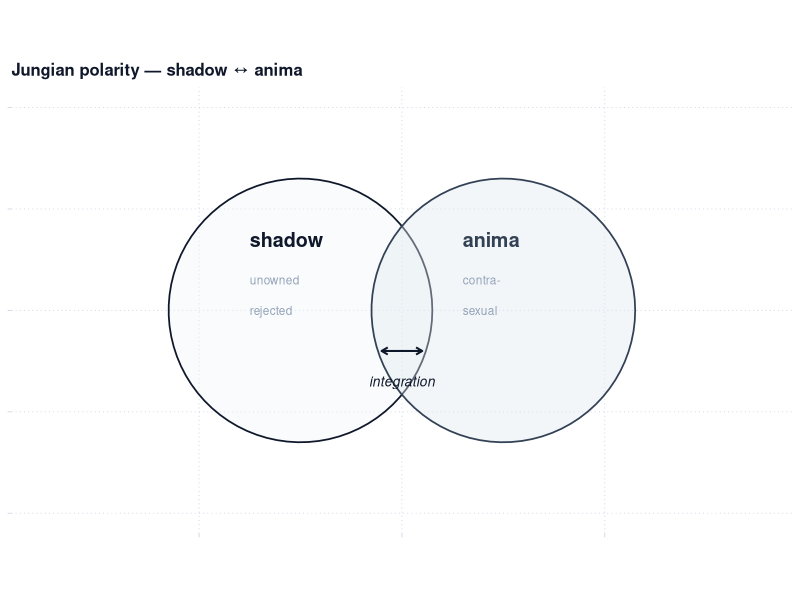
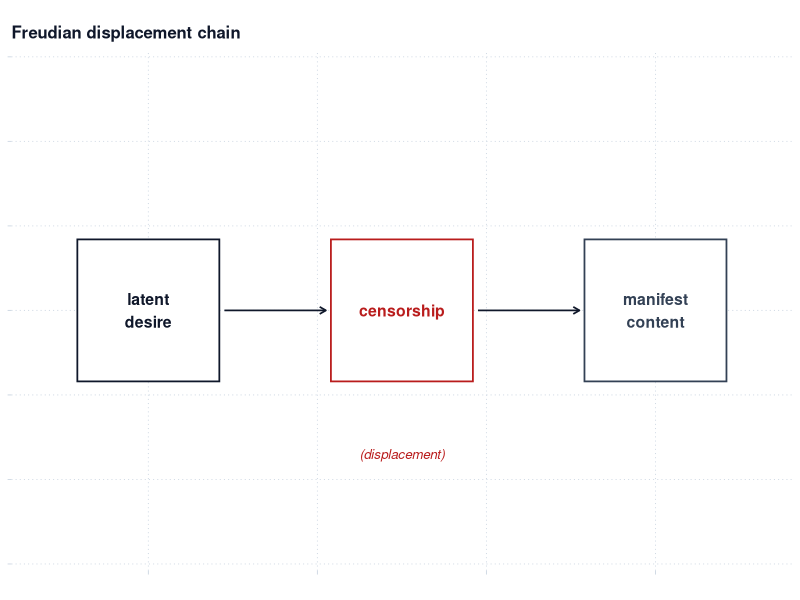
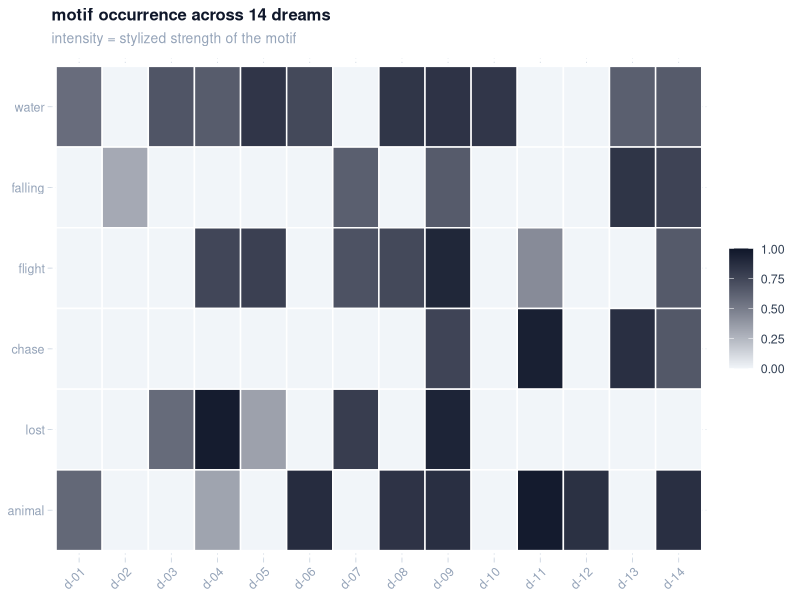
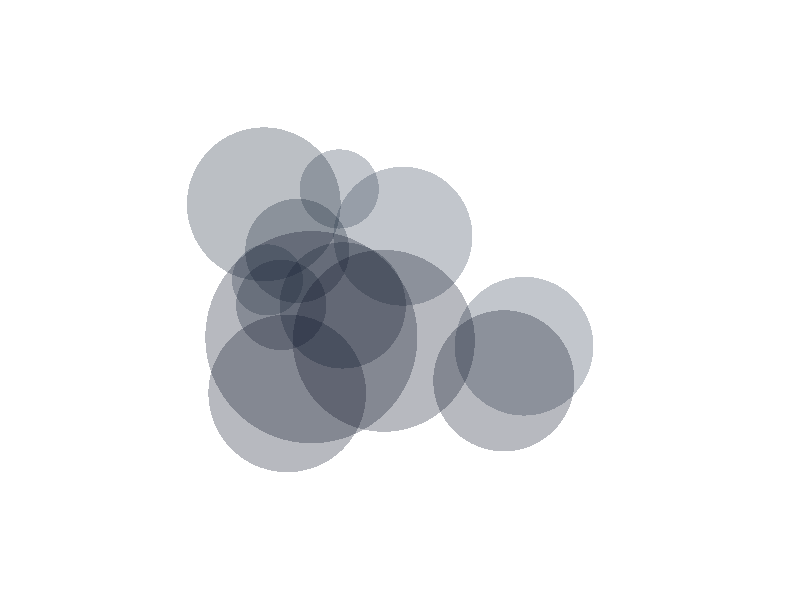
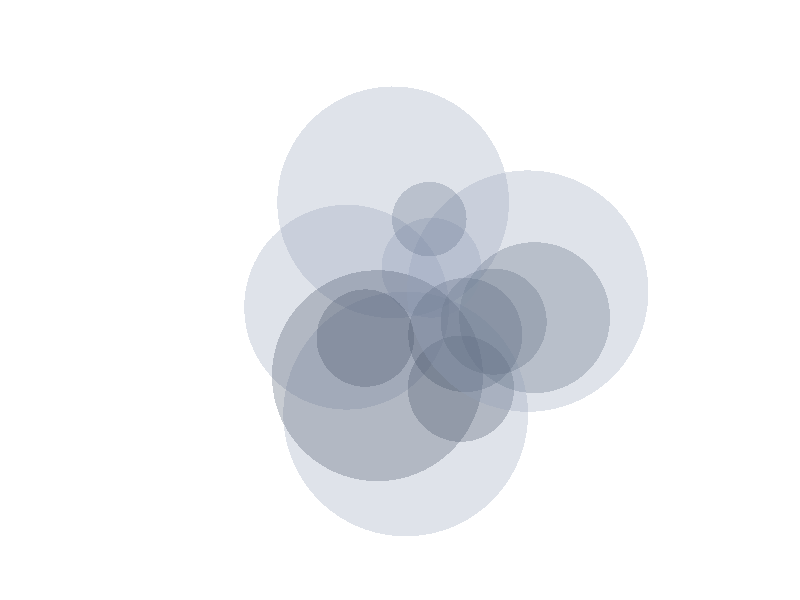
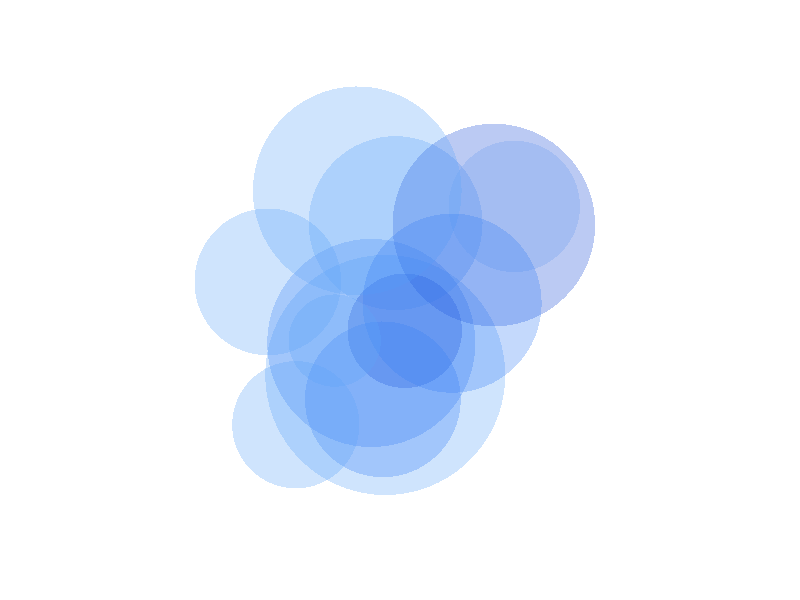

Here is the R script that generated these plots, in order: (Note: this script raises an error after producing the figures.)
#!/usr/bin/env Rscript
# Dream-analysis fixtures via ggplot2, themed to the slate palette.
# Produces conceptual diagrams (Jungian polarity, Freudian chain, motif heatmap)
# and two distinct "dream imagery" abstracts so the rerun has visibly different bytes.

suppressPackageStartupMessages({
  library(ggplot2)
  library(scales)
})

script_path <- (function() {
  args <- commandArgs(trailingOnly = FALSE)
  ix <- grep("--file=", args, fixed = TRUE)
  if (length(ix) > 0) return(sub("--file=", "", args[ix[1]]))
  if (sys.nframe() > 0L) {
    f <- tryCatch(sys.frame(1)$ofile, error = function(e) NULL)
    if (!is.null(f)) return(f)
  }
  "fixtures/generate.R"
})()
here <- dirname(normalizePath(script_path, mustWork = FALSE))
if (!dir.exists(here)) here <- "fixtures"

INK       <- "#0f172a"; INK_SOFT  <- "#334155"; INK_MUTED <- "#94a3b8"
SURFACE   <- "#f1f5f9"; EDGE      <- "#cbd5e1"
ERROR     <- "#b91c1c"; ACCENT_A  <- "#1e293b"; ACCENT_B  <- "#64748b"

theme_slate <- function(base = 11) {
  theme_minimal(base_size = base, base_family = "sans") +
    theme(
      plot.title       = element_text(color = INK,      face = "bold", hjust = 0, size = base + 1),
      plot.subtitle    = element_text(color = INK_MUTED, hjust = 0, size = base - 1, margin = margin(b = 8)),
      plot.background  = element_rect(fill = "white", color = NA),
      panel.background = element_rect(fill = "white", color = NA),
      panel.grid.major = element_line(color = EDGE, linewidth = 0.3, linetype = "dotted"),
      panel.grid.minor = element_blank(),
      axis.text        = element_text(color = INK_MUTED, size = base - 2),
      axis.title       = element_text(color = INK_SOFT,  size = base - 1),
      axis.ticks       = element_line(color = EDGE, linewidth = 0.3),
      axis.line        = element_blank(),
      legend.title     = element_text(color = INK_SOFT,  size = base - 1),
      legend.text      = element_text(color = INK_SOFT,  size = base - 2),
      legend.key       = element_blank()
    )
}
save_plot <- function(p, name, w = 6, h = 4) {
  ggsave(file.path(here, name), plot = p, width = w, height = h, dpi = 144,
         units = "in", device = "png", bg = "white")
  cat("  ", name, "\n", sep = "")
}

# Helper to draw a filled circle.
circle <- function(cx, cy, r, n = 80) {
  ang <- seq(0, 2 * pi, length.out = n)
  data.frame(x = cx + r * cos(ang), y = cy + r * sin(ang))
}

# ─── jung-shadow-anima.png ────────────────────────────────────────────────
left  <- transform(circle(-1.0, 0, 1.3),  grp = "shadow")
right <- transform(circle( 1.0, 0, 1.3),  grp = "anima")
p <- ggplot() +
  geom_polygon(data = left,  aes(x, y, fill = grp), alpha = 0.40, color = INK,      linewidth = 0.6) +
  geom_polygon(data = right, aes(x, y, fill = grp), alpha = 0.40, color = INK_SOFT, linewidth = 0.6) +
  scale_fill_manual(values = c(shadow = SURFACE, anima = "#e2e8f0"), guide = "none") +
  annotate("text", x = -1.5, y =  0.7, label = "shadow",   color = INK,       fontface = "bold", size = 5, hjust = 0) +
  annotate("text", x = -1.5, y =  0.3, label = "unowned",  color = INK_MUTED, size = 3, hjust = 0) +
  annotate("text", x = -1.5, y =  0.0, label = "rejected", color = INK_MUTED, size = 3, hjust = 0) +
  annotate("text", x =  0.6, y =  0.7, label = "anima",    color = INK_SOFT,  fontface = "bold", size = 5, hjust = 0) +
  annotate("text", x =  0.6, y =  0.3, label = "contra-",  color = INK_MUTED, size = 3, hjust = 0) +
  annotate("text", x =  0.6, y =  0.0, label = "sexual",   color = INK_MUTED, size = 3, hjust = 0) +
  annotate("segment", x = -0.2, xend = 0.2, y = -0.4, yend = -0.4, color = INK,
           linewidth = 0.7, arrow = arrow(ends = "both", length = unit(0.18, "cm"))) +
  annotate("text", x = 0, y = -0.7, label = "integration", color = INK, fontface = "italic", size = 3.5) +
  coord_fixed() + xlim(-3.5, 3.5) + ylim(-2, 2) +
  labs(title = "Jungian polarity — shadow ↔ anima") +
  theme_slate() + theme(axis.text = element_blank(), axis.title = element_blank(),
                        panel.grid = element_blank())
save_plot(p, "jung-shadow-anima.png", w = 5.5, h = 4)

# ─── freud-displacement.png ───────────────────────────────────────────────
boxes <- data.frame(
  x = c(0, 1.5, 3.0),
  label = c("latent\ndesire", "censorship", "manifest\ncontent"),
  color = c(INK, ERROR, INK_SOFT)
)
p <- ggplot() +
  geom_rect(data = boxes,
            aes(xmin = x - 0.42, xmax = x + 0.42, ymin = -0.42, ymax = 0.42, color = color),
            fill = "white", linewidth = 0.6) +
  geom_text(data = boxes, aes(x, 0, label = label, color = color),
            fontface = "bold", size = 4) +
  annotate("segment", x = 0.45, xend = 1.05, y = 0, yend = 0, color = INK,
           linewidth = 0.6, arrow = arrow(length = unit(0.18, "cm"))) +
  annotate("segment", x = 1.95, xend = 2.55, y = 0, yend = 0, color = INK,
           linewidth = 0.6, arrow = arrow(length = unit(0.18, "cm"))) +
  annotate("text", x = 1.5, y = -0.85, label = "(displacement)", color = ERROR,
           fontface = "italic", size = 3.4) +
  scale_color_identity() +
  coord_fixed() + xlim(-0.6, 3.6) + ylim(-1.4, 1.4) +
  labs(title = "Freudian displacement chain") +
  theme_slate() + theme(axis.text = element_blank(), axis.title = element_blank(),
                        panel.grid = element_blank())
save_plot(p, "freud-displacement.png", w = 6, h = 3.5)

# ─── pattern-viz.png — motif × dream heatmap ─────────────────────────────
set.seed(7)
dreams  <- sprintf("d-%02d", 1:14)
symbols <- c("water", "falling", "flight", "chase", "lost", "animal")
m <- expand.grid(symbol = factor(symbols, levels = rev(symbols)),
                 dream  = factor(dreams,  levels = dreams))
m$intensity <- ifelse(runif(nrow(m)) > 0.55,
                       runif(nrow(m), 0.3, 1.0), 0)
p <- ggplot(m, aes(dream, symbol, fill = intensity)) +
  geom_tile(color = "white", linewidth = 0.5) +
  scale_fill_gradient(low = SURFACE, high = INK, limits = c(0, 1), name = NULL) +
  labs(title = "motif occurrence across 14 dreams",
       subtitle = "intensity = stylized strength of the motif", x = NULL, y = NULL) +
  theme_slate() + theme(panel.grid = element_blank(),
                        axis.text.x = element_text(angle = 45, hjust = 1))
save_plot(p, "pattern-viz.png", w = 7, h = 3.4)

# ─── dream-imagery (v1 warm) / dream-imagery-alt (cool, alt) / v2 (different) ──
imagery <- function(name, palette, seed) {
  set.seed(seed)
  blobs <- data.frame(
    cx = runif(12, -1, 1),
    cy = runif(12, -1, 1),
    r  = runif(12, 0.25, 0.9),
    color = sample(palette, 12, replace = TRUE)
  )
  pts <- do.call(rbind, lapply(seq_len(nrow(blobs)), function(i) {
    cir <- circle(blobs$cx[i], blobs$cy[i], blobs$r[i])
    cir$group <- i; cir$color <- blobs$color[i]; cir
  }))
  p <- ggplot(pts, aes(x, y, group = group, fill = color)) +
    geom_polygon(alpha = 0.30, color = NA) +
    scale_fill_identity() +
    coord_fixed() + xlim(-2, 2) + ylim(-2, 2) +
    theme_void() + theme(plot.background = element_rect(fill = "white", color = NA))
  ggsave(file.path(here, name), plot = p, width = 4, height = 4, dpi = 144,
         units = "in", device = "png", bg = "white")
  cat("  ", name, "\n", sep = "")
}
imagery("dream-imagery.png",     c(INK, INK_SOFT, ACCENT_A), 11)
imagery("dream-imagery-alt.png", c(INK_MUTED, ACCENT_B, "#475569"), 22)
imagery("dream-imagery-v2.png",  c("#1d4ed8", "#3b82f6", "#60a5fa", "#93c5fd"), 33)

# ─── notes.md + minimal PDF placeholders ─────────────────────────────────
writeLines(c(
  "# Context notes", "",
  "- 14 prior dreams collected (Mar 28 – Apr 11)",
  "- Sleep: 6h avg, fragmented 2–3 wakes/night",
  "- Recent stressor: job change 18 days ago",
  "- Anxiety self-rating: 4/10 (14-day average)", "",
  "## Recurring motifs (frequency ≥ 0.4)",
  "- water (0.50)",
  "- falling (0.43)",
  "- transformation (0.36)"
), file.path(here, "notes.md"))
cat("  notes.md\n")

pdf_v1 <- c(
  "%PDF-1.4", "%âãÏÓ",
  "1 0 obj<</Type/Catalog/Pages 2 0 R>>endobj",
  "2 0 obj<</Type/Pages/Kids[3 0 R]/Count 1>>endobj",
  "3 0 obj<</Type/Page/Parent 2 0 R/MediaBox[0 0 612 792]/Contents 4 0 R/Resources<<>>>>endobj",
  "4 0 obj<</Length 56>>stream",
  "BT /F1 12 Tf 72 720 Td (Dream report v1) Tj ET",
  "endstream endobj",
  "xref", "0 5",
  "0000000000 65535 f ",
  "0000000015 00000 n ",
  "0000000061 00000 n ",
  "0000000113 00000 n ",
  "0000000201 00000 n ",
  "trailer<</Size 5/Root 1 0 R>>",
  "startxref", "303", "%%EOF"
)
writeBin(charToRaw(paste(pdf_v1, collapse = "\n")), file.path(here, "dream_report.pdf"))
pdf_v2 <- sub("Dream report v1", "Dream report v2", pdf_v1, fixed = TRUE)
writeBin(charToRaw(paste(pdf_v2, collapse = "\n")), file.path(here, "dream_report_v2.pdf"))
cat("  dream_report.pdf + dream_report_v2.pdf\n")

cat("\ndone — fixtures in ", here, "\n", sep = "")
